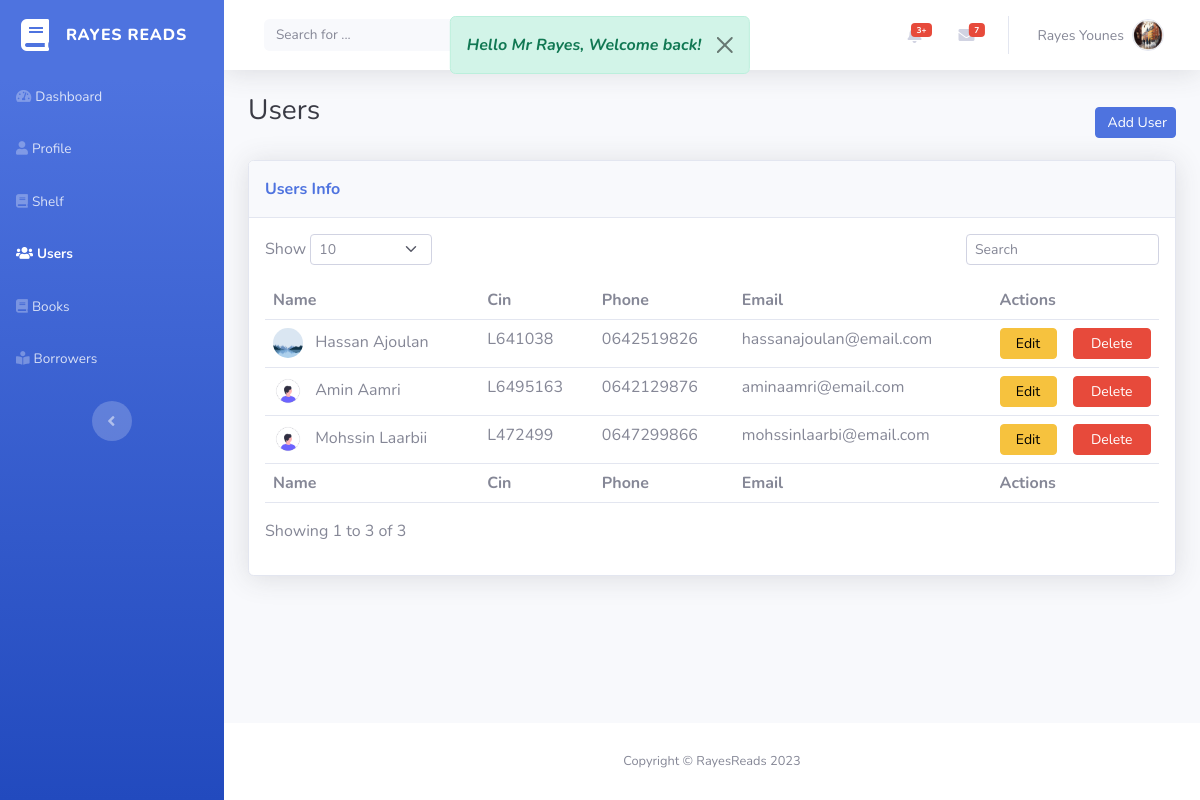
/users.php (signed in), run on the app's committed database.
### tables this page shows
CREATE TABLE `users` (
  `ID_User` int(11) NOT NULL,
  `Cin` varchar(255) NOT NULL,
  `First_Name` varchar(255) NOT NULL,
  `Last_Name` varchar(255) NOT NULL,
  `Email` varchar(255) NOT NULL,
  `Phone_Number` varchar(255) NOT NULL,
  `Pass_key` varchar(255) NOT NULL,
  `Is_Admin` tinyint(1) NOT NULL,
  `Avatar` varchar(255) NOT NULL
);

### users.php (the view, shortened to what this page needs)
<?php
if (isset($_SESSION["user_id"])) {
    $mysqli = require "db.php";
    $sql = "SELECT * FROM users WHERE ID_User = {$_SESSION["user_id"]}";
    $result = $mysqli->query($sql);
    $user = $result->fetch_assoc();
} else {
    header("location:login.php");
}
?>
<head>
    <link rel="stylesheet" href="assets/bootstrap/css/bootstrap.min.css">
    <link rel="stylesheet" href="assets/fonts/fontawesome-all.min.css">
    <link rel="stylesheet" href="assets/css/Nunito.css">
    <link rel="stylesheet" href="assets/css/style.css">
    <link rel="stylesheet" href="assets/css/users.css">
</head>
<body id="page-top">
    <div id="wrapper">
        <?php include("sidebar.php"); ?>
        <div class="d-flex flex-column" id="content-wrapper">
            <div id="content">
                <?php include("navbar.php"); ?>
                <div class="container-fluid">
                    <div class="d-sm-flex justify-content-between align-items-center mb-2">
                        <h3 class="text-dark mb-4">Users</h3>
                        <a id="addUserButton" class="btn btn-primary btn-sm d-none d-sm-inline-block" role="button"
                            href="#">&nbsp;Add User</a>
                    </div>
                    <div class="card shadow">
                        <div class="card-header py-3">
                            <p class="text-primary m-0 fw-bold">Users Info</p>
                        </div>
                        <div class="card-body">
                            <div class="row">
                                <div class="col-md-6 text-nowrap">
                                    <div id="dataTable_length" class="dataTables_length" aria-controls="dataTable">
                                        <label class="form-label">Show&nbsp;<select
                                                class="d-inline-block form-select form-select-sm">
                                                <option value="10" selected="">10</option>
                                            </select>&nbsp;</label>
                                    </div>
                                </div>
                                <div class="col-md-6">
                                    <div class="text-md-end dataTables_filter" id="dataTable_filter"><label
                                            class="form-label"><input type="search" class="form-control form-control-sm"
                                                aria-controls="dataTable" placeholder="Search" id="search_userInput"></label></div>
                                </div>
                            </div>
                            <div class="table-responsive table mt-2" id="dataTable" role="grid"
                                aria-describedby="dataTable_info">
                                <table class="table table-hover my-0" id="dataTable">
                                    <thead>
                                        <tr>
                                            <th>Name</th>
                                            <th>Cin</th>
                                            <th>Phone</th>
                                            <th>Email</th>
                                            <th colspan="2">Actions</th>
                                        </tr>
                                    </thead>
                                    <tbody>
                                        <?php
                                        $mysqli = require("db.php");
                                        $sql = "SELECT * FROM users WHERE Is_Admin = 0";
                                        $result = $mysqli->query($sql);
                                        ?>
                                        <?php while ($user = $result->fetch_assoc()) {; ?>
                                            <tr>
                                                <td>
                                                    <img title="" class="rounded-circle me-2" width="30" height="30"
                                                        src="<?php echo $user['Avatar']; ?>">
                                                    <?php echo $user['First_Name'] . ' ' . $user['Last_Name']; ?>
                                                </td>
                                                <td>
                                                    <?php echo $user['Cin']; ?>
                                                </td>
                                                <td>
                                                    <?php echo $user['Phone_Number']; ?>
                                                </td>
                                                <td>
                                                    <?php echo $user['Email']; ?>
                                                </td>
                                                <td>
                                                    <button id="<?php echo $user['ID_User']; ?>"
                                                        class="btn btn-warning btn-sm d-none d-sm-inline-block w-100 updateUserButton"
                                                        type="button">Edit</button>
                                                </td>
                                                <td>
                                                    <a id="" class="btn btn-danger btn-sm d-none d-sm-inline-block w-100"
                                                        href="delete-user-process.php?id=<?php echo $user['ID_User']; ?>">Delete</a>
                                                </td>
                                            </tr>
                                        <?php }
                                        ?>
                                    </tbody>
                                    <tfoot>
                                        <tr>
                                            <td><strong>Name</strong></td>
                                            <td><strong>Cin</strong></td>
                                            <td><strong>Phone</strong></td>
                                            <td><strong>Email</strong></td>
                                            <td colspan="2"><strong>Actions</strong></td>
                                        </tr>
                                    </tfoot>
                                </table>
                            </div>
                            <div class="row">
                                <div class="col-md-6 align-self-center">
                                    <p id="dataTable_info" class="dataTables_info" role="status" aria-live="polite">
                                        <?php
                                        $mysqli = require("db.php");
                                        $sql = "SELECT COUNT(*) AS total FROM users WHERE is_admin = 0";
                                        $result = $mysqli->query($sql);
                                        $row = $result->fetch_assoc();
                                        $totalUsers = $row['total'];
                                        echo "Showing 1 to " . $totalUsers . " of " . $totalUsers;
                                        ?>
                                    </p>
                                </div>
                            </div>
                        </div>
                    </div>
                </div>
            </div>
            <?php include("footer.php"); ?>
        </div>
    </div>
</body>

### navbar.php (shortened to what this page needs)
<?php
if (isset($user) && !isset($_SESSION['welcome_message'])) {
    ?>
    <div class="alert alert-success alert-dismissible custom-alert top-0 fade show position-fixed mt-3 start-50 translate-middle-x"
        role="alert">
        <em><strong>Hello Mr
                <?php echo htmlspecialchars($user["Last_Name"]); ?>, Welcome back!
            </strong></em>
        <button type="button" class="btn-close" data-bs-dismiss="alert" aria-label="Close"></button>
    </div>
    <?php
}
?>
<?php if (isset($user)): ?>
    <nav class="navbar navbar-light navbar-expand bg-white shadow mb-4 topbar static-top">
        <div class="container-fluid">
            <form class="d-none d-sm-inline-block me-auto ms-md-3 my-2 my-md-0 mw-100 navbar-search">
                <div class="input-group"><input class="bg-light form-control border-0 small" type="text"
                        placeholder="Search for ..."><button title="#" class="btn btn-primary py-0" type="button"></button></div>
            </form>
            <ul class="navbar-nav flex-nowrap ms-auto">
                <li class="nav-item dropdown no-arrow mx-1">
                    <div class="nav-item dropdown no-arrow"><a class="dropdown-toggle nav-link" aria-expanded="false"
                            data-bs-toggle="dropdown" href="#"><span class="badge bg-danger badge-counter">3+</span></a>
                    </div>
                </li>
                <li class="nav-item dropdown no-arrow mx-1">
                    <div class="nav-item dropdown no-arrow"><a class="dropdown-toggle nav-link" aria-expanded="false"
                            data-bs-toggle="dropdown" href="#"><span class="badge bg-danger badge-counter">7</span><i
                                class="fas fa-envelope fa-fw"></i></a>
                    </div>
                </li>
                <li class="nav-item dropdown no-arrow">
                    <div class="nav-item dropdown no-arrow"><a class="dropdown-toggle nav-link" aria-expanded="false"
                            data-bs-toggle="dropdown" href="#"><span
                                class="d-none d-lg-inline me-2 text-gray-600 small"><?php echo htmlspecialchars($user["Last_Name"] . " " . $user["First_Name"]); ?></span><img
                                id="nav_profileImage" title="<?php echo htmlspecialchars($user["Last_Name"] . " " . $user["First_Name"]); ?>"
                                class="border rounded-circle img-profile" src="<?php echo htmlspecialchars($user["Avatar"]);?>"></a>
                    </div>
                </li>
            </ul>
        </div>
    </nav>
<?php endif; ?>

### assets/css/style.css (style rules this page uses)
.custom-alert { z-index: 9999; }

### assets/css/users.css (style rules this page uses)
.input-group .btn { position: relative; z-index: 0; }

### data on the page
users: Last_Name "Rayes", Last_Name+First_Name "Rayes Younes", Avatar (picture)
users: Avatar (picture), First_Name "Hassan", Last_Name "Ajoulan", Cin "L641038", Phone_Number "0642519826", Email "hassanajoulan@email.com"
users: Avatar (placeholder picture), First_Name "Amin", Last_Name "Aamri", Cin "L6495163", Phone_Number "0642129876", Email "aminaamri@email.com"
users: Avatar (placeholder picture), First_Name "Mohssin", Last_Name "Laarbii", Cin "L472499", Phone_Number "0647299866", Email "mohssinlaarbi@email.com"

### other printed values
$totalUsers "3"
